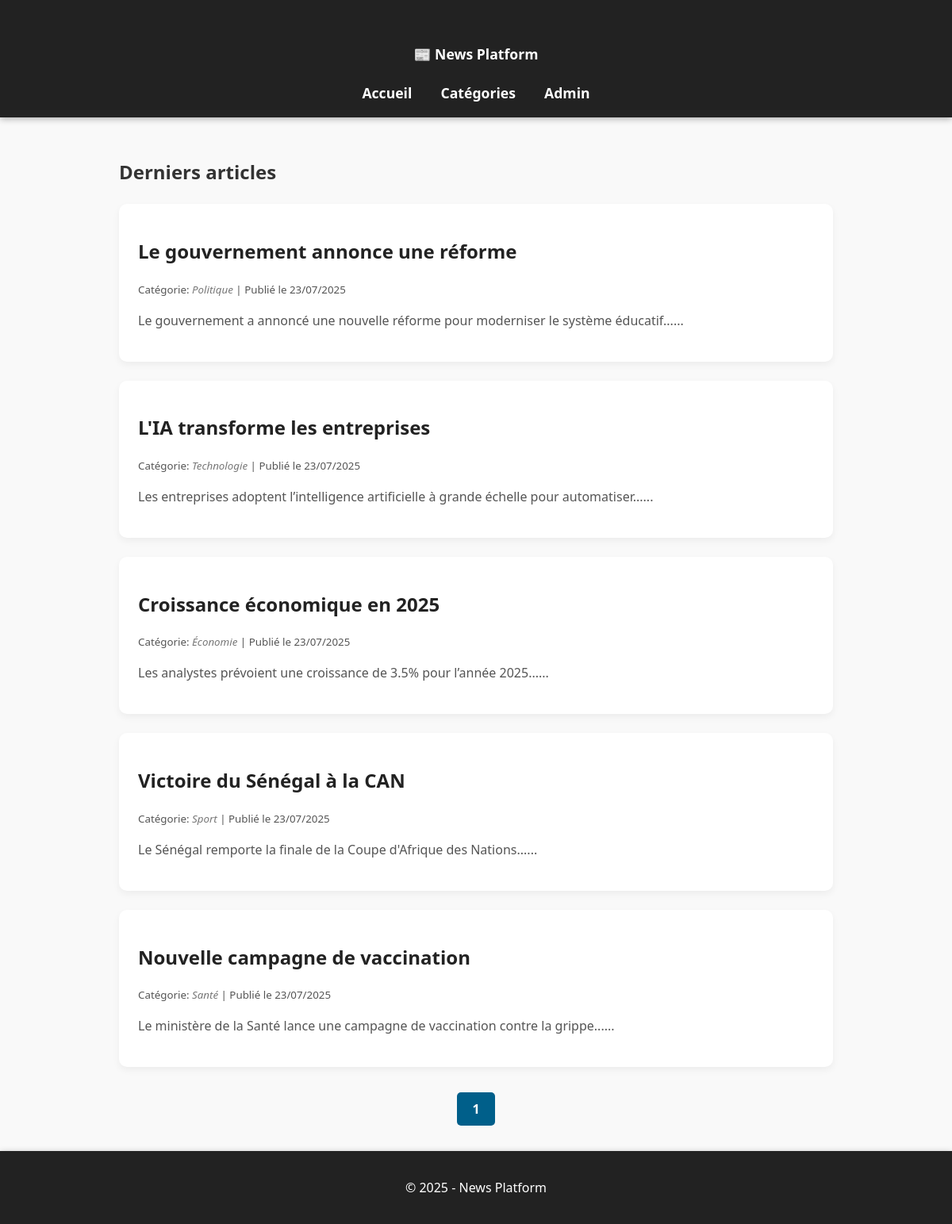
The page / on the database its author committed.
### tables this page shows
CREATE TABLE IF NOT EXISTS articles (
    id INT AUTO_INCREMENT PRIMARY KEY,
    title VARCHAR(255) NOT NULL,
    content TEXT NOT NULL,
    image VARCHAR(255),
    published_at DATETIME DEFAULT CURRENT_TIMESTAMP,
    category_id INT,
    FOREIGN KEY (category_id) REFERENCES categories(id) ON DELETE SET NULL
);

CREATE TABLE IF NOT EXISTS categories (
    id INT AUTO_INCREMENT PRIMARY KEY,
    name VARCHAR(100) NOT NULL
);

### index.php (the view, shortened to what this page needs)
<?php
require_once 'config/db.php';
$limit = 5;
$page = max(1, (int)($_GET['page'] ?? 1));
$offset = ($page - 1) * $limit;
$stmt = $pdo->prepare("
    SELECT a.*, c.name as categorie_nom
    FROM articles a
    LEFT JOIN categories c ON a.category_id = c.id
    ORDER BY a.published_at DESC
    LIMIT :offset, :limit
");
$stmt->bindValue(':offset', $offset, PDO::PARAM_INT);
$stmt->bindValue(':limit', $limit, PDO::PARAM_INT);
$stmt->execute();
$articles = $stmt->fetchAll();
$total_stmt = $pdo->query("SELECT COUNT(*) FROM articles");
$total_articles = $total_stmt->fetchColumn();
$total_pages = ceil($total_articles / $limit);
include 'includes/header.php';
?>
<h2>Derniers articles</h2>
<?php foreach ($articles as $article): ?>
    <div class="card">
        <h3><a href="article.php?id=<?php echo $article['id']; ?>"><?php echo htmlspecialchars($article['title']); ?></a></h3>
        <p><small>Catégorie: <a href="category.php?id=<?php echo $article['category_id']; ?>"><?php echo htmlspecialchars($article['categorie_nom']); ?></a> | Publié le <?php echo date('d/m/Y', strtotime($article['published_at'])); ?></small></p>
        <p><?php echo nl2br(htmlspecialchars(substr($article['content'], 0, 200))) . '...'; ?></p>
    </div>
<?php endforeach; ?>
<div style="text-align:center; margin-top: 2rem;">
    <?php for ($i = 1; $i <= $total_pages; $i++): ?>
        <a class="btn" href="?page=<?php echo $i; ?>" style="margin: 0 5px;<?php if ($i == $page) echo ' background:#555;'; ?>">
            <?php echo $i; ?>
        </a>
    <?php endfor; ?>
</div>
<?php include 'includes/footer.php'; ?>

### includes/header.php (shortened to what this page needs)
<!DOCTYPE html>
<html lang="fr">
<head>
    <link rel="stylesheet" href="css/style.css" />
</head>
<body>
    <header>
        <h1><a href="index.php">📰 News Platform</a></h1>
        <nav>
            <a href="index.php">Accueil</a>
            <a href="categories.php">Catégories</a>
            <a href="admin/">Admin</a>
        </nav>
    </header>
    <main>

### includes/footer.php
</main>
    <footer>
        <p>&copy; <?php echo date('Y'); ?> - News Platform</p>
    </footer>
</body>
</html>

### css/style.css (style rules this page uses)
body { font-family: 'Segoe UI', Tahoma, Geneva, Verdana, sans-serif; margin: 0; padding: 0; background: #f9f9f9; color: #333; transition: background-color 0.3s ease, color 0.3s ease; }
header, footer { background: #222; color: white; padding: 1.2rem 1rem; text-align: center; box-shadow: 0 2px 8px rgba(0,0,0,0.3); position: sticky; top: 0; z-index: 1000; }
header a, nav a { color: white; text-decoration: none; margin: 0 1rem; font-weight: 600; font-size: 1.1rem; position: relative; transition: color 0.3s ease; }
header a::after, nav a::after { content: ''; display: block; height: 2px; width: 0%; background: #00aaff; transition: width 0.3s ease; position: absolute; bottom: -6px; left: 0; }
main { padding: 2rem 1rem; max-width: 900px; margin: auto; }
.card { background: white; padding: 1.5rem; margin: 1.5rem 0; border-radius: 10px; box-shadow: 0 4px 10px rgba(0,0,0,0.05); transition: box-shadow 0.3s ease, transform 0.3s ease; cursor: pointer; }
.card h3 a { color: #222; font-size: 1.5rem; text-decoration: none; transition: color 0.3s ease; }
.card p { line-height: 1.5; color: #555; }
.btn { padding: 0.6rem 1.2rem; background: #222; color: white; border: none; border-radius: 5px; text-decoration: none; font-weight: 600; margin: 0 5px; cursor: pointer; transition: background-color 0.3s ease, transform 0.2s ease; display: inline-block; user-select: none; }
.btn[style*="background:#555"] { background-color: #005f8a !important; cursor: default; }
.card small a { color: #777; font-style: italic; text-decoration: none; transition: color 0.3s ease; }

### rows shown on the page
articles: title "Le gouvernement annonce une réforme", category.name "Politique", published_at "23/07/2025", content "Le gouvernement a annoncé une nouvelle réforme pour moderniser le système éducatif..."
articles: title "L'IA transforme les entreprises", category.name "Technologie", published_at "23/07/2025", content "Les entreprises adoptent l’intelligence artificielle à grande échelle pour automatiser..."
articles: title "Croissance économique en 2025", category.name "Économie", published_at "23/07/2025", content "Les analystes prévoient une croissance de 3.5% pour l’année 2025..."
articles: title "Victoire du Sénégal à la CAN", category.name "Sport", published_at "23/07/2025", content "Le Sénégal remporte la finale de la Coupe d'Afrique des Nations..."
articles: title "Nouvelle campagne de vaccination", category.name "Santé", published_at "23/07/2025", content "Le ministère de la Santé lance une campagne de vaccination contre la grippe..."
